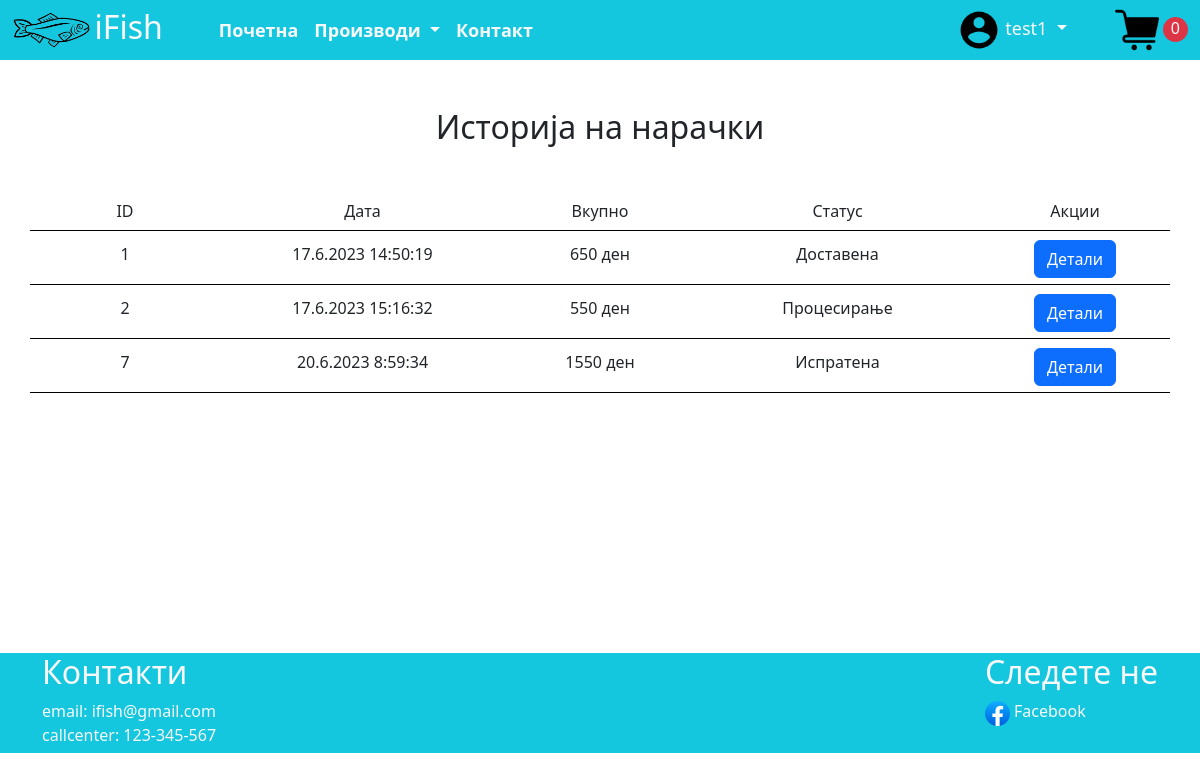
Screenshot of /orders/ (signed in) with the database file from the repository.
### IFish/models.py (models this page shows)
class Cart(models.Model):
    user = models.ForeignKey(User, on_delete=models.CASCADE)
    createdAt = models.DateTimeField(auto_now_add=True)

class Order(models.Model):
    user = models.ForeignKey(User, on_delete=models.CASCADE)
    cart = models.ForeignKey(Cart, on_delete=models.CASCADE)
    itemsPrice = models.IntegerField()
    shippingPrice = models.IntegerField()
    totalPrice = models.IntegerField()
    createdAt = models.DateTimeField(auto_now_add=True)
    isShipped = models.BooleanField(default=False)
    shippedAt = models.DateTimeField(blank=True, null=True)
    isDelivered = models.BooleanField(default=False)
    deliveredAt = models.DateTimeField(blank=True, null=True)

### IFish/views.py (the view)
# urls.py: path('orders/', orderHistoryScreen, name="orderHistoryScreen"),
def orderHistoryScreen(request):
    orders = Order.objects.filter(user=request.user)
    context = {'orders': orders}
    return render(request, "orderHistoryScreen.html", context)

### IFish/models.py (called while the page is built)
    def __str__(self):
        return self.categoryName

### IFish/templatetags/my_tags.py (called while the page is built)
@register.simple_tag
def get_objects():
    return Category.objects.all()

@register.simple_tag
def get_cartItems(request):
    carts = Cart.objects.filter(user=request.user).order_by('createdAt').reverse()[:1]
    cart = carts[0]
    cartItems = CartItem.objects.filter(cart=cart)
    return len(cartItems)

### IFish/templates/orderHistoryScreen.html
{% extends 'main.html' %}
{% load static %}
{% block content %}
<div class="container d-flex flex-column  mt-5" style="min-height: 497px">
   <h2 class="text-center">Историја на нарачки</h2>
   <div class="row mt-5 justify-content-between" style="border-bottom: 1px solid black">
       <div class="col-2"><h6 class="text-center">ID</h6></div>
       <div class="col-2"><h6 class="text-center">Дата</h6></div>
       <div class="col-2"><h6 class="text-center">Вкупно</h6></div>
       <div class="col-2"><h6 class="text-center">Статус</h6></div>
       <div class="col-2"><h6 class="text-center">Акции</h6></div>
   </div>
    {% for order in orders %}
       <div class="row mt-1 justify-content-between" style="border-bottom: 1px solid black;height: 50px">
           <div class="col-2 d-flex align-items-center justify-content-center"><h6>{{ order.id }}</h6></div>
           <div class="col-2 d-flex align-items-center justify-content-center"><h6 class="text-center">{{ order.createdAt.day}}.{{ order.createdAt.month}}.{{ order.createdAt.year}} {{ order.createdAt.hour}}:{{ order.createdAt.minute}}:{{ order.createdAt.second}}</h6></div>
           <div class="col-2 d-flex align-items-center justify-content-center"><h6 class="text-center">{{ order.totalPrice}} ден</h6></div>
           <div class="col-2 d-flex align-items-center justify-content-center"><h6 class="text-center">{% if order.isDelivered %}Доставена{% elif order.isShipped%}Испратена{% else %}Процесирање{% endif %}</h6></div>
           <div class="col-2 d-flex align-items-center justify-content-center"><a href="{% url 'orderScreen' order.id%}"><button class="btn btn-primary">Детали</button></a></div>
       </div>
    {% endfor %}
</div>
{% endblock content %}

### IFish/templates/main.html (shortened to what this page needs)
{% load static %}
{% load my_tags %}
{% get_objects as categories %}
<!doctype html>
<html lang="en">
<head>
    <link href="https://cdn.jsdelivr.net/npm/bootstrap@5.3.0/dist/css/bootstrap.min.css" rel="stylesheet">
</head>
<body>
    <nav class="navbar navbar-expand-lg" style="background-color: #14C7DF;height: 60px">
      <div class="container-fluid h-100">
        <div class="d-flex h-100">
            <img class="img-fluid" src="{% static 'logo.png' %}">
            <h2 class="text-light ms-1">iFish</h2>
        </div>
        <div class="collapse navbar-collapse h-100 ms-5" id="navbarSupportedContent">
          <ul class="navbar-nav me-auto mb-2 mb-lg-0">
            <li class="nav-item">
              <a class="nav-link active text-light fw-bold" style="font-size: 18px" aria-current="page" href="{% url 'home' %}">Почетна</a>
            </li>
            <li class="nav-item dropdown">
              <a class="nav-link dropdown-toggle  text-light fw-bold" style="font-size: 18px" href="#" role="button" data-bs-toggle="dropdown" aria-expanded="false">
                Производи
              </a>
            </li>
            <li class="nav-item">
              <a class="nav-link  text-light fw-bold" style="font-size: 18px" href="#">Контакт</a>
            </li>
          </ul>
        </div>
        <div class="h-100">
            {% if request.user.is_authenticated %}
                <nav class="navbar navbar-expand-lg h-100" style="background-color: #14C7DF;padding: 0px">
                     <div class="collapse navbar-collapse h-100 ms-5" id="navbarSupportedContent">
                          <ul class="navbar-nav me-auto mb-2 mb-lg-0 h-100">
                            <li class="nav-item dropdown h-100 me-5">
                              <a class="nav-link dropdown-toggle h-100 text-light" style="font-size: 18px;padding: 0px" href="#" role="button" data-bs-toggle="dropdown" aria-expanded="false">
                               <img class="h-100" src="{% static 'account.png' %}">
                                  {{ request.user.username}}
                              </a>
                            </li>
                            {% if not request.user.is_superuser %}
                            <li class="nav-item">
                                <a href="{% url 'cartScreen' %}"><img class="img-fluid h-100" src="{% static 'cart.png' %}"></a>
                                <a class="bg-danger text-light" style="text-decoration: none;padding-bottom: 3px;padding-right: 8px;padding-left: 8px;border-radius: 50%">{% get_cartItems request%}</a>
                            </li>
                            {% endif %}
                          </ul>
                    </div>
                </nav>
            {% else %}
                <a class="me-4" href="{% url 'loginScreen' %}" style="text-decoration: none;color: white"><img class="img-fluid h-100" src="{% static 'account.png' %}">
                    Најави се</a>
                <a href="#"><img class="img-fluid h-100" src="{% static 'cart.png' %}"></a>
            {% endif %}
        </div>
      </div>
    </nav>
    {% block content %}
    {% endblock %}
    <div class="container-fluid mt-5" style="background-color: #14C7DF; height: 100px;">
        <div class="container d-flex justify-content-between text-light h-100" >
             <div class="h-100">
                <h2>Контакти</h2>
                <p>email: ifish@gmail.com<br>callcenter: 123-345-567</p>
            </div>
             <div class="h-100">
                <h2>Следете не</h2>
                <img class="img-fluid h-25" src="{% static 'fb.png' %}"> <span>Facebook</span>
             </div>
        </div>
    </div>
</body>
</html>

### rows the page displays
Order: id "1", createdAt.day "17", createdAt.month "6", createdAt.year "2023", createdAt.hour "14", createdAt.minute "50", createdAt.second "19", totalPrice "650", isDelivered "Доставена"
Order: id "2", createdAt.day "17", createdAt.month "6", createdAt.year "2023", createdAt.hour "15", createdAt.minute "16", createdAt.second "32", totalPrice "550", isDelivered "Процесирање"
Order: id "7", createdAt.day "20", createdAt.month "6", createdAt.year "2023", createdAt.hour "8", createdAt.minute "59", createdAt.second "34", totalPrice "1550", isDelivered "Испратена"

### other values shown
{{ request.user.username }} "test1"
